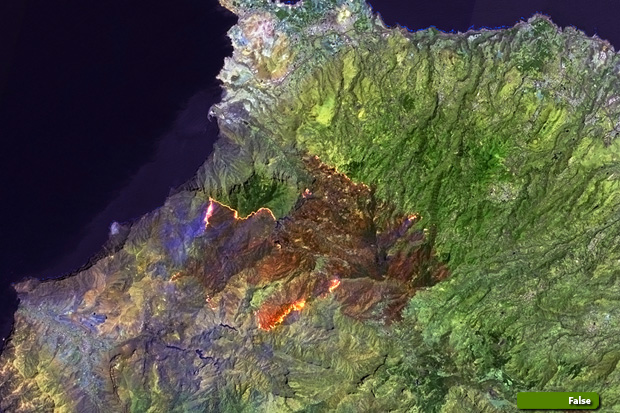
#> input picture src/wildfire.jpg, 620 x 413 px, found by its file name
$ python colorstesting.py
#> lines starting #> are read from the running program, lines starting #| are printed output that depends on the picture; after the words box and inside, x2 and y2 are one past the last pixel; in counts of white or black regions, pixels touching at a corner belong together
import cv2 as cv
import numpy as np

image = cv.imread("wildfire.jpg")
#> image is the input picture: shape (413, 620, 3); mean B, G, R 69.6, 88.6, 87.3
#image = cv.cvtColor(image, cv.COLOR_BGR2RGB)

#(R,G,B) = cv.split(image)
mask1 = cv.inRange(image, (0, 0, 50), (50, 50,255))  #colour values to represent specific color in the RGB color scheme - here red
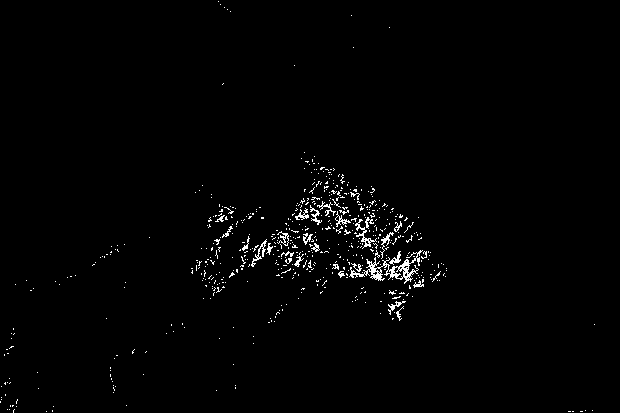
#> mask1: shape (413, 620); 1.4% white in thin lines or dots
#mask2 = cv.inRange(image, (0, 50, 0), (45, 255,255)) # here green

#mask = cv.bitwise_or(mask1, mask2)
#target = cv.bitwise_and(image,image, mask=mask)

target = cv.bitwise_or(image,image, mask=mask1)
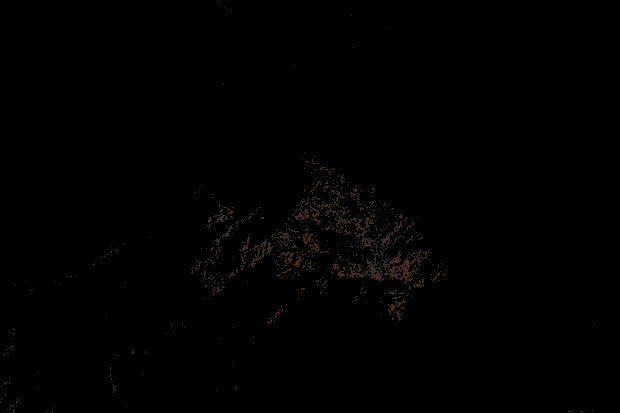
#> target: shape (413, 620, 3); mean B, G, R 0.4, 0.6, 0.9

# [7 lines of commented-out code are left out]
cv.imshow('mask red color',mask1)
#cv.imshow('mask green color',mask2)
#cv.imshow('mask of both colors',mask)
cv.imshow('target colors extracted',target)

#write the images to disk
#cv.imwrite("channel_red.jpg", R)
#cv.imwrite("channel_green.jpg", G)
#cv.imwrite("channel_blue.jpg", B)
cv.imwrite("mask red color.jpg", mask1)
#cv.imwrite("mask green color.jpg", mask2)
#cv.imwrite("mask red and green color.jpg", mask)
cv.imwrite("extracted_colors.jpg", target)

#if there are any white pixels on mask, sum will be > 0
red_detected = np.sum(mask1)
#> red_detected = 915195
#yellow_detected = np.sum(mask2)
if red_detected > 0:
    print('Potential fire detected!')
else:
    print('No fire detected..')

if cv.waitKey(0):
#> (key Esc is pressed here)
    cv.destroyAllWindows()

$ run again, with src/firefirefire.jpg copied over src/wildfire.jpg
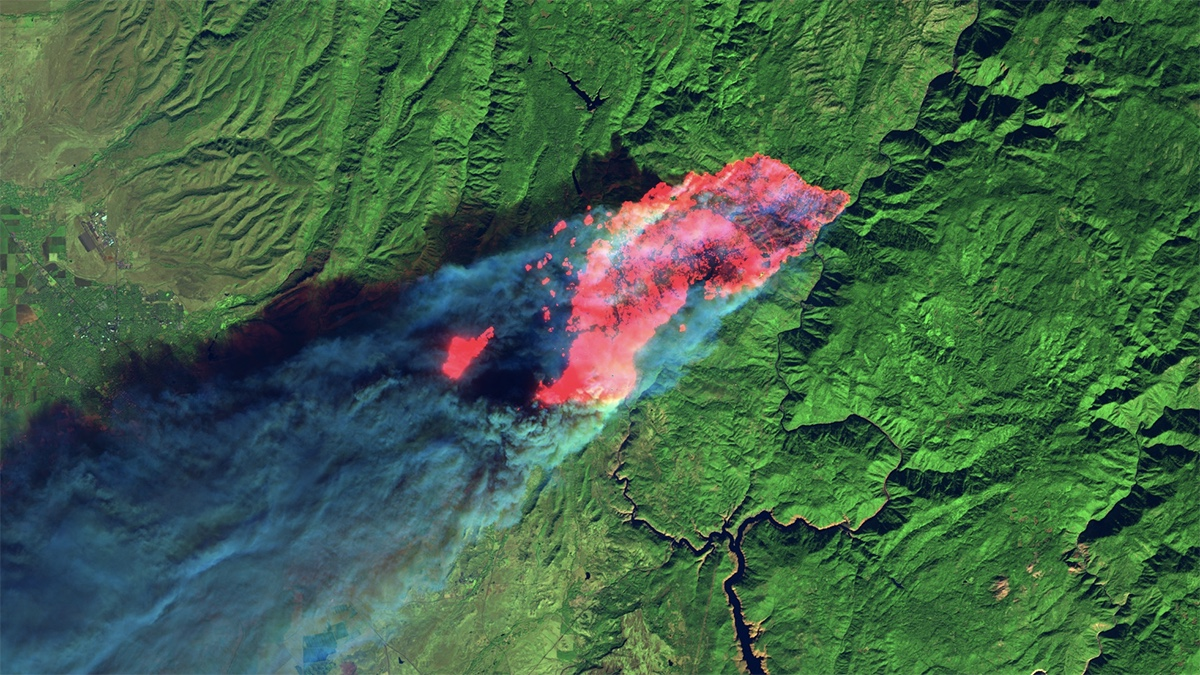
#> input picture src/firefirefire.jpg, 1200 x 675 px, found by its file name
#> image is the input picture: shape (675, 1200, 3); mean B, G, R 71.3, 99, 65.5
#> `mask1 = cv.inRange(image, (0, 0, 50), (50, 50,255))`:
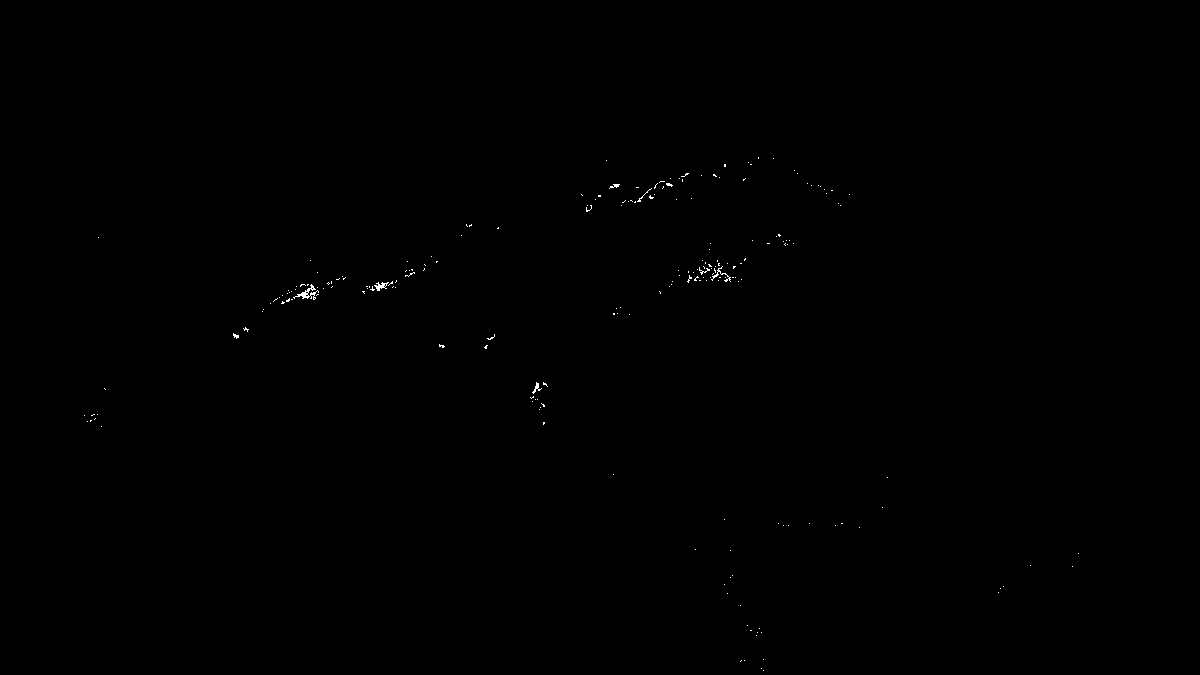
#> mask1: shape (675, 1200); 0.11% white in thin lines or dots, all inside (x1, y1, x2, y2) = (84, 157, 1079, 671)
#> red_detected = 236385

$ run again, with src/smallfire.jpg copied over src/wildfire.jpg
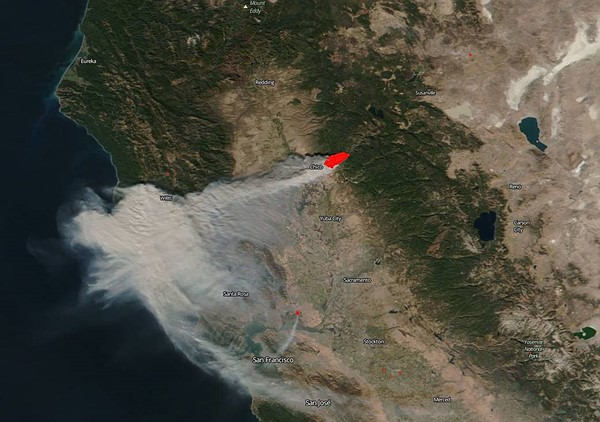
#> input picture src/smallfire.jpg, 600 x 422 px, found by its file name
#> image is the input picture: shape (422, 600, 3); mean B, G, R 69.1, 80.1, 81.8
#> `mask1 = cv.inRange(image, (0, 0, 50), (50, 50,255))`:
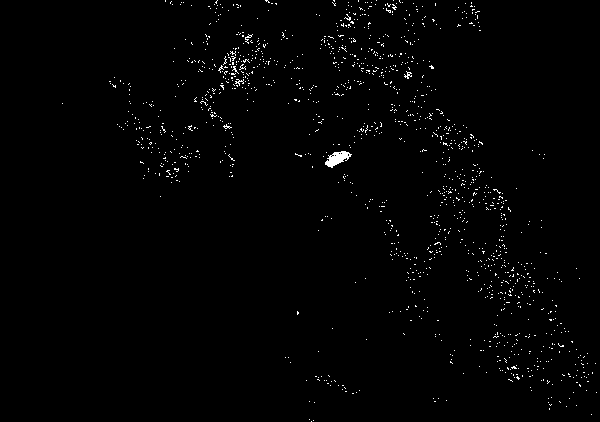
#> mask1: shape (422, 600); 1.1% white in thin lines or dots, all inside (x1, y1, x2, y2) = (62, 0, 597, 422)
#> `target = cv.bitwise_or(image,image, mask=mask1)`:
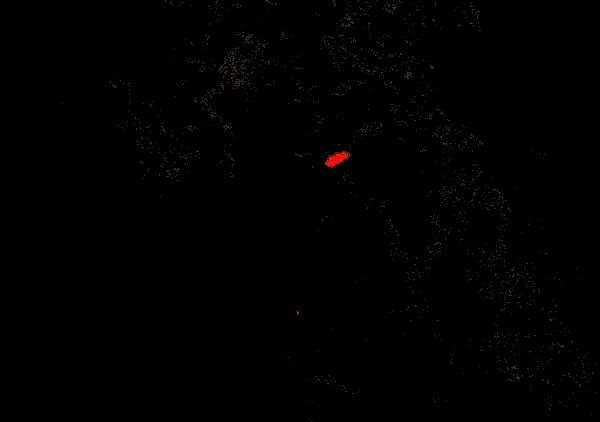
#> target: shape (422, 600, 3); mean B, G, R 0.3, 0.5, 0.8
#> red_detected = 730830
